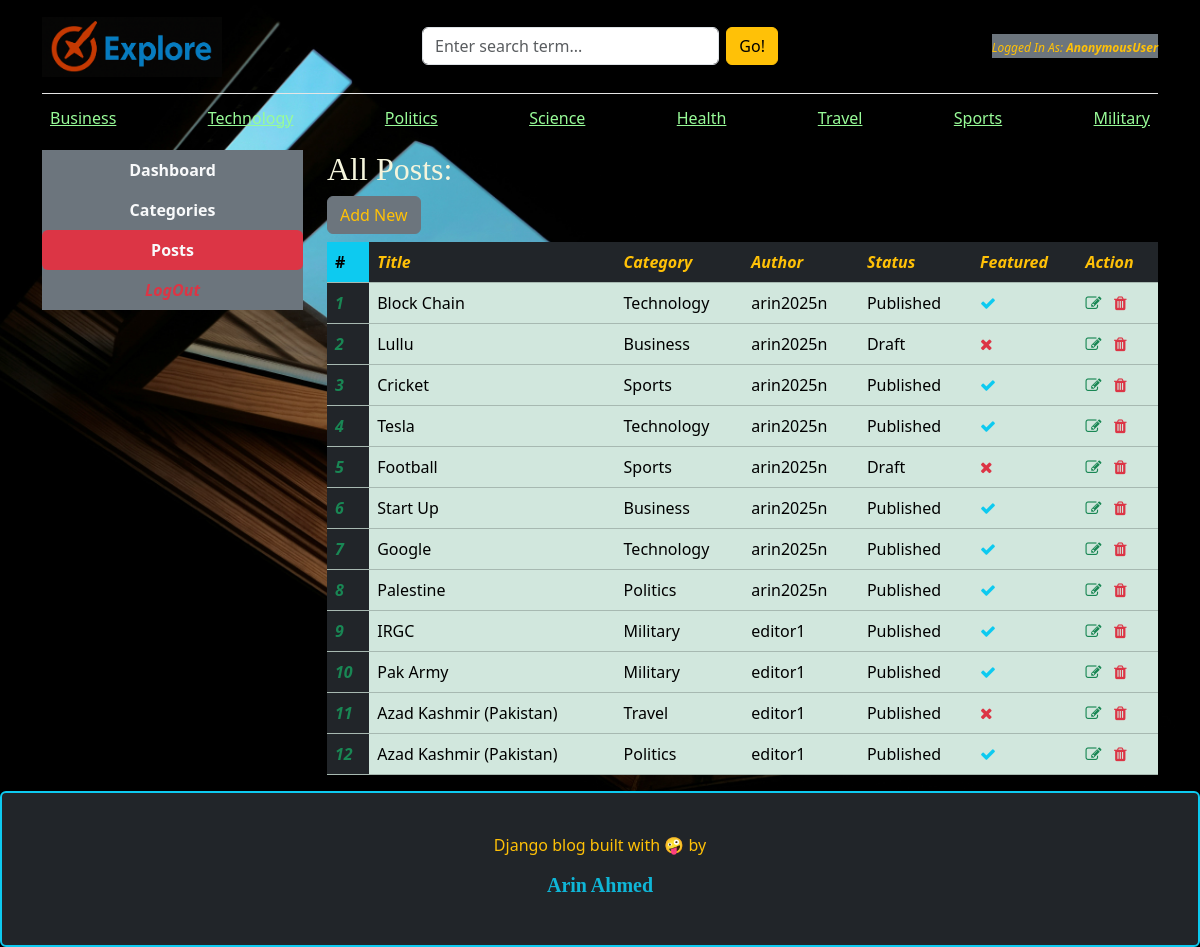
The app's page /dashboard/posts/ with its own data.
### blogs/models.py (models this page shows, shortened)
class Image(models.Model):
    title = models.CharField(max_length=50)
    image_file = models.ImageField(upload_to='images/')  # Saves to `MEDIA_ROOT/images/`
    uploaded_at = models.DateTimeField(auto_now_add=True)

class Category(models.Model):
    category_name = models.CharField(max_length=50,unique=True) # unique = True krle nam ta unique hisbe nibe,jeta second time use kra jbe na
    created_at = models.DateTimeField(auto_now_add=True)
    updated_at = models.DateTimeField(auto_now=True)
    class Meta:
        verbose_name_plural = 'Categories'
    def __str__(self):
        return self.category_name

class Blog(models.Model):
    title = models.CharField(max_length=100)
    slug = models.SlugField(max_length=150,unique=True,blank=True)
    category = models.ForeignKey(Category,on_delete=models.CASCADE)
    author = models.ForeignKey(User, on_delete=models.CASCADE)
    featured_image = models.ImageField(upload_to='uploads/%y/%m/%d') # etar mane uploads nam er folder a year,month,date er sthe image gula save hbe dynamically
    short_desc = models.TextField(max_length=500)
    blog_body = models.TextField(max_length=2000)
    status = models.CharField(max_length=20,choices=STATUS_CHOICES,default="Draft")
    is_featured = models.BooleanField(default=False)
    created_at = models.DateTimeField(auto_now_add=True)
    updated_at = models.DateTimeField(auto_now=True)

### dashboards/views.py (the view)
# urls.py: path('posts/',views.posts,name='posts'),
def posts(rqst):
    posts = Blog.objects.all()
    context={
        'posts':posts,
    }
    return render(rqst,'dashboard/posts.html',context)

### blogs/context_processors.py (called while the page is built)
def get_categories(rqst):
    categories = Category.objects.all()
    return dict(categories = categories) # ekhn autometically categories gula prottekta html page a dhuke jabe

def get_social_links(rqst):
    social_links = SocialLink.objects.all()
    return dict(social_links=social_links)

def image1(rqst):
    logo = Image.objects.get(title="Logo")
    return {'image1':logo}

def image2(rqst):
    WebsiteName = Image.objects.get(title="WebsiteName")
    return {'image2':WebsiteName}

def image3(rqst):
    BackgroundImage = Image.objects.get(title="BackgroundImage")
    return {'image3':BackgroundImage}

### templates/dashboard/posts.html (shortened to what this page needs)
{% extends "base.html" %}
{% block navigation_links %}
    <span class="text-warning bg-secondary"><i style="font-size: 1vw;">Logged In As: <b>{{user}}</b></i></span>
{% endblock %}
{% block content%}
<div class="row">
    {% include 'dashboard/sidebar.html' %}
     <div class="col-md-9">
        <h2>All Posts:</h2>
        <a href="{% url 'add_post' %}" class="btn btn-secondary text-warning float-right mb-2">Add New</a>
        <table class="table table-hover table-success text-light">
            <thead>
              <tr>
                <th scope="col" class="bg-info">#</th>
                <th scope="col"class="bg-dark"><i class="text-warning">Title</i></th>
                <th scope="col" class="bg-dark"><i class="text-warning">Category</i></th>
                <th scope="col" class="bg-dark"><i class="text-warning">Author</i></th>
                <th scope="col" class="bg-dark"><i class="text-warning">Status</i></th>
                <th scope="col" class="bg-dark"><i class="text-warning">Featured</i></th>
                <th scope="col" class="bg-dark"><i class="text-warning">Action</i></th>
              </tr>
            </thead>
            <tbody>
              {% for post in posts %}
              <tr>
                <th scope="row" class="bg-dark"><i class="text-success">{{forloop.counter}}</i></th>
                <td>{{post.title}}</td>
                <td>{{post.category}}</td>
                <td>{{post.author}}</td>
                <td>{{post.status}}</td>
                <td>{% if post.is_featured %} <i class="fa fa-check text-info"></i> {% else %} <i class="fa fa-times text-danger"></i> {% endif%}</td>
                <td>
                    <a href="{% url 'edit_post' post.id %}"><i class="fa fa-edit text-success"></i></a>
                    <a href="{% url 'delete_post' post.pk %}"><i class="fa fa-trash text-danger"></i></a>
                </td>
              </tr>
              {% endfor %}
            </tbody>
          </table>
     </div>
</div>
{% endblock %}

### templates/base.html (shortened to what this page needs)
<!DOCTYPE html>
<html lang="en">
{% load static %}
<head>
    <link rel="stylesheet" href="https://cdnjs.cloudflare.com/ajax/libs/font-awesome/4.7.0/css/font-awesome.min.css">
    <link href="https://cdn.jsdelivr.net/npm/bootstrap@5.3.3/dist/css/bootstrap.min.css" rel="stylesheet">
    <link rel="stylesheet" href="{% static 'css/blog.css' %}">
</head>
<body data-user-authenticated="{% if user.is_authenticated %}true{% else %}false{% endif %}" data-user-id="{% if user.is_authenticated %}{{ user.id }}{% else %}null{% endif %}">
    <div class="container">
      <header class="blog-header py-3">
        <div class="row align-items-center">
          <div class="col-12 col-md-3 col-lg-4 text-center text-md-start mb-2 mb-md-0">
            <a class="blog-header-logo" id="headLine" href="/">
              <img src="{{image2.image_file.url}}" alt="Explore" class="img-fluid" style="max-height: 60px; max-width: 180px;">
            </a>
          </div>
          <div class="col-12 col-md-6 col-lg-4 mb-2 mb-md-0">
            <form action="{% url 'search' %}" method="GET">
              <div class="input-group">
                <input class="form-control search-box me-2 rounded" type="text" name="keyword" value="{{kywrd}}" placeholder="Enter search term..." autocomplete="off" aria-label="Enter search term..." aria-describedby="button-search" />
                <button type="submit" class="btn btn-warning rounded" id="button-search">Go!</button>
              </div>
            </form>
          </div>
          <div class="col-12 col-md-3 col-lg-4 d-flex justify-content-center justify-content-md-end align-items-center">
            {% block navigation_links %}{% endblock %}
          </div>
        </div>
      </header>
      <div class="nav-scroller py-1 mb-2">
        <nav class="nav d-flex flex-wrap justify-content-center justify-content-md-between">
        {% for cat in categories %}
          <a class="p-2 text-nowrap" id="cat_nam" href="{% url 'posts_by_category' cat.id %}" style="color:palegreen;">{{cat.category_name}}</a>
        {% endfor %}
        </nav>
      </div>
    {% block content %}
    {% endblock %}
    </div>
    <footer class="blog-footer bg-dark text-warning border border-info border-2 rounded">
        <p>Django blog built with 🤪 by <h5 class="text-info" style='opacity:0.8789'><b>Arin Ahmed</b></h5></p>
    </footer>
</body>
</html>

### static/css/blog.css (style rules this page uses)
.blog-header { border-bottom: 1px solid #e5e5e5; }
.blog-header-logo { font-family: "Playfair Display", Georgia, "Times New Roman", serif; font-size: 2.25rem; }
h1, h2, h3, h4, h5, h6 { font-family: "Playfair Display", Georgia, "Times New Roman", serif; }
.blog-footer { padding: 2.5rem 0; color: #727272; text-align: center; background-color: #f9f9f9; border-top: .05rem solid #e5e5e5; }

### templates/dashboard/posts.html (style rules this page uses)
body { background-color: bisque !important; color:beige !important; }

### records on screen
Image: image_file (picture)
Category: category_name "Business"
Category: category_name "Technology"
Category: category_name "Politics"
Category: category_name "Science"
Category: category_name "Health"
Category: category_name "Travel"
Category: category_name "Sports"
Category: category_name "Military"
Blog: title "Block Chain", category "Technology", author "arin2025n", status "Published", is_featured True (drawn)
Blog: title "Lullu", category "Business", author "arin2025n", status "Draft", is_featured False (drawn)
Blog: title "Cricket", category "Sports", author "arin2025n", status "Published", is_featured True (drawn)
Blog: title "Tesla", category "Technology", author "arin2025n", status "Published", is_featured True (drawn)
Blog: title "Football", category "Sports", author "arin2025n", status "Draft", is_featured False (drawn)
Blog: title "Start Up", category "Business", author "arin2025n", status "Published", is_featured True (drawn)
Blog: title "Google", category "Technology", author "arin2025n", status "Published", is_featured True (drawn)
Blog: title "Palestine", category "Politics", author "arin2025n", status "Published", is_featured True (drawn)
Blog: title "IRGC", category "Military", author "editor1", status "Published", is_featured True (drawn)
Blog: title "Pak Army", category "Military", author "editor1", status "Published", is_featured True (drawn)
Blog: title "Azad Kashmir (Pakistan)", category "Travel", author "editor1", status "Published", is_featured False (drawn)
Blog: title "Azad Kashmir (Pakistan)", category "Politics", author "editor1", status "Published", is_featured True (drawn)

### other values on screen
{{ user }} "AnonymousUser"
